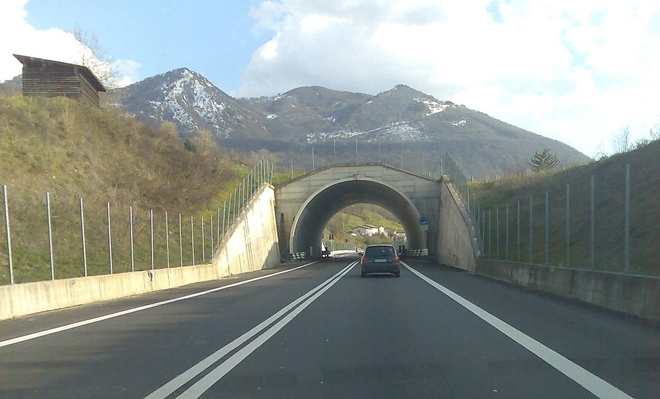
#> input picture Lane_image4.jpg, 660 x 399 px
$ jupyter execute ComplexProblem_LaneDetection.ipynb
#> lines starting #> are read from the running program, lines starting #| are printed output that depends on the picture; after the words box and inside, x2 and y2 are one past the last pixel; in counts of white or black regions, pixels touching at a corner belong together; pictures that were not available may be replaced by others from this repository, and a replacement may not be noted
[cell 1]
#importing required libraries.
import cv2
import numpy as np
import matplotlib.pyplot as plt

[cell 2]
#step1:function for canny edge detection
def canny(image):
    #converting image from RGB to grayscale.
    gray = cv2.cvtColor(image, cv2.COLOR_RGB2GRAY)
    #applying gaussianblur on the input.
    blur = cv2.GaussianBlur(gray, (5,5), 0)
    #applying canny edge detection on the input.
    canny = cv2.Canny(blur, 50, 150)
    return canny

[cell 3]
#step2:getting the region of interest from the input.
def roi(image):
    height = image.shape[0]
    polygons= np.array([[(100, height), (700, height), (380, 260)]])
    mask = np.zeros_like(image)
    cv2.fillPoly(mask, polygons, 255)
    masked_image = cv2.bitwise_and(image, mask)
    return masked_image

[cell 4]
#step3:getting straight lines
def display_lines(image, lines):
    line_image = np.zeros_like(image)
    if lines is not None:
        for line in lines:
            x1, y1, x2, y2 = line.reshape(4)
            cv2.line(line_image, (x1, y1), (x2, y2), (0,0,255), 3)
    return line_image

[cell 5]
#step4:a fuction that returns all the coordinates
def make_coordinates(image, line_parameters):
    slope, intercept = line_parameters
    y1 = image.shape[0]
    y2 = int(y1*(3.5/5))
    x1 = int((y1 - intercept)/slope)
    x2 = int((y2 - intercept)/slope)
    return np.array([x1, y1, x2, y2])

[cell 6]
#step5:function for getting smooth lines in the output.
def average_slope_intercept(image, lines):
    left_fit = []
    right_fit = []
    for line in lines:
        x1, y1, x2, y2 = line.reshape(4)
        parameters = np.polyfit((x1, x2), (y1, y2), 1)
        slope = parameters[0]
        intercept = parameters[1]
        if slope < 0:
            left_fit.append((slope, intercept))
        else:
            right_fit.append((slope, intercept))


    # Ensure that list are not empty
    if len(right_fit) == len(left_fit) == 0:
        return np.array([])
    if len(left_fit) == 0:
        right_fit_avg = np.average(right_fit, axis=0)
        right_line = make_coordinates(image, right_fit_avg)
        return np.array([right_line])
    elif len(right_fit) == 0:
        left_fit_avg = np.average(left_fit, axis=0)
        left_line = make_coordinates(image, left_fit_avg)
        return np.array([left_line])

    left_fit_avg = np.average(left_fit, axis=0)
    right_fit_avg = np.average(right_fit, axis=0)
    left_line = make_coordinates(image, left_fit_avg)
    right_line = make_coordinates(image, right_fit_avg)
    return np.array([left_line, right_line])

[cell 7]
#script for applying lane detection on images
image = cv2.imread('Lane_image4.jpg')
#> image is the input picture: shape (399, 660, 3); mean B, G, R 143.1, 147.5, 140.4
lane_image = np.copy(image)
canny_image = canny(lane_image)
#> in canny, `gray = cv2.cvtColor(image, cv2.COLOR_RGB2GRAY)`:
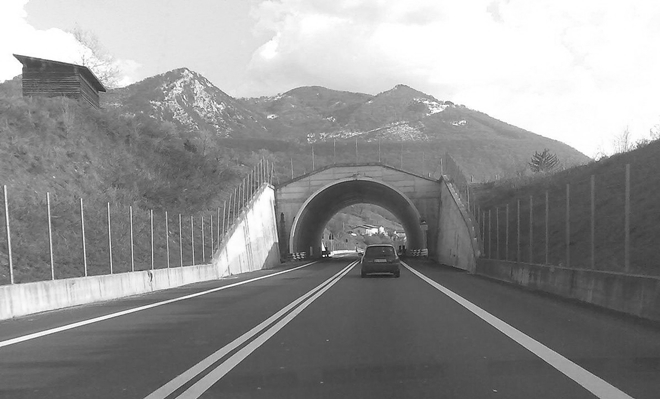
#> gray: shape (399, 660); min 18, max 255, mean 145.4
#> in canny, `canny = cv2.Canny(blur, 50, 150)`:
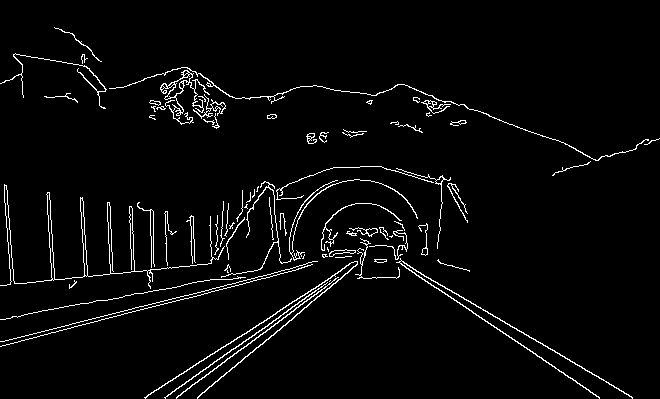
#> canny: shape (399, 660); 3.4% white in thin lines or dots

cropped_image = roi(canny_image)
#> in roi, `cv2.fillPoly(mask, polygons, 255)`: mask: shape (399, 660); 15.7% white; 1 white region, box (x1, y1, x2, y2) and area: (102, 260, 660, 399) 41231
#> in roi, `masked_image = cv2.bitwise_and(image, mask)`:
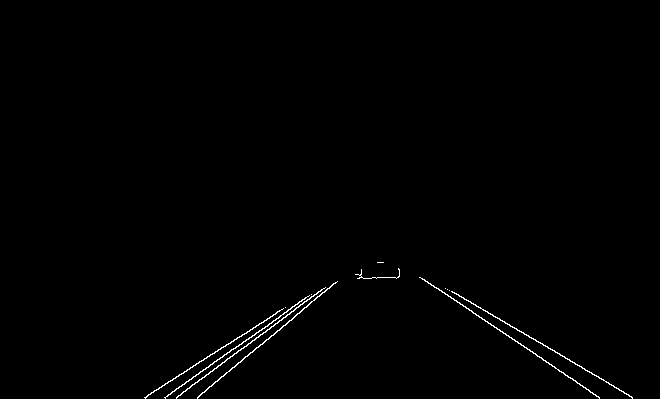
#> masked_image: shape (399, 660); 0.63% white in thin lines or dots, all inside (x1, y1, x2, y2) = (144, 262, 633, 399)
lines = cv2.HoughLinesP(cropped_image, 2, np.pi/180, 100, np.array([]), minLineLength=40, maxLineGap=5)
#> lines = [[420, 277, 599, 398], [176, 397, 311, 296], [144, 397, 237, 337], [480, 307, 632, 398], [186, 381, 271, 323], [199, 395, 293, 318]]
averaged_lines = average_slope_intercept(lane_image, lines)
#> the loop in average_slope_intercept, `for line in lines:` made 6 passes
#> (x1, y1, x2, y2, slope, intercept) on passes 1 to 6: (420, 277, 599, 398, 0.676, -6.91), (176, 397, 311, 296, -0.748, 528.7), (144, 397, 237, 337, -0.645, 489.9), (480, 307, 632, 398, 0.599, 19.63), (186, 381, 271, 323, -0.682, 507.9), (199, 395, 293, 318, -0.819, 558)
#> after the loop in average_slope_intercept, `for line in lines:`: left_fit = [(-0.748, 528.7), (-0.645, 489.9), (-0.682, 507.9), (-0.819, 558)]; right_fit = [(0.676, -6.91), (0.599, 19.63)]
#> in average_slope_intercept, `left_fit_avg = np.average(left_fit, axis=0)`: left_fit_avg = [-0.724, 521.1]
#> in average_slope_intercept, `right_fit_avg = np.average(right_fit, axis=0)`: right_fit_avg = [0.637, 6.36]
#> in make_coordinates, `slope, intercept = line_parameters`: slope = -0.724; intercept = 521.1
#> in make_coordinates, `x1 = int((y1 - intercept)/slope)`: x1 = 168
#> in make_coordinates, `x2 = int((y2 - intercept)/slope)`: x2 = 334
#> in average_slope_intercept, `left_line = make_coordinates(image, left_fit_avg)`: left_line = [168, 399, 334, 279]
#> in average_slope_intercept, `right_line = make_coordinates(image, right_fit_avg)`: right_line = [616, 399, 427, 279]
#> averaged_lines = [[168, 399, 334, 279], [616, 399, 427, 279]]

line_image = display_lines(lane_image, averaged_lines)
#> the loop in display_lines, `for line in lines:` made 2 passes
combine_image = cv2.addWeighted(lane_image, 0.8, line_image, 1, 1)
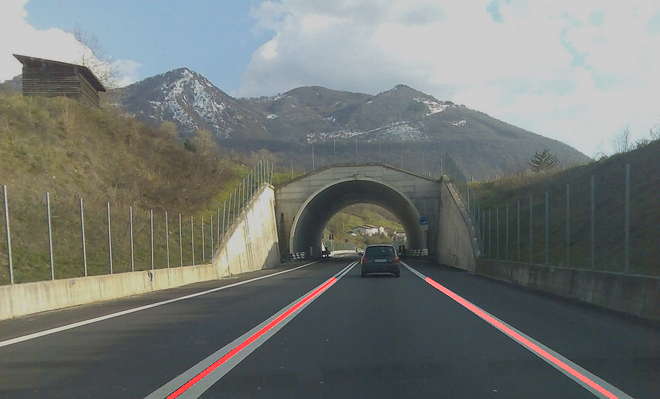
#> combine_image: shape (399, 660, 3); mean B, G, R 115.5, 119, 114.6
cv2.imshow("Result", combine_image)
cv2.waitKey(0)

plt.imshow(canny_image)
plt.show()

[cell 8]
#script for applying lane detection on images.

Video = cv2.VideoCapture("solidYellowLeft.mp4")
while(Video.isOpened()):
    _, frame = Video.read()
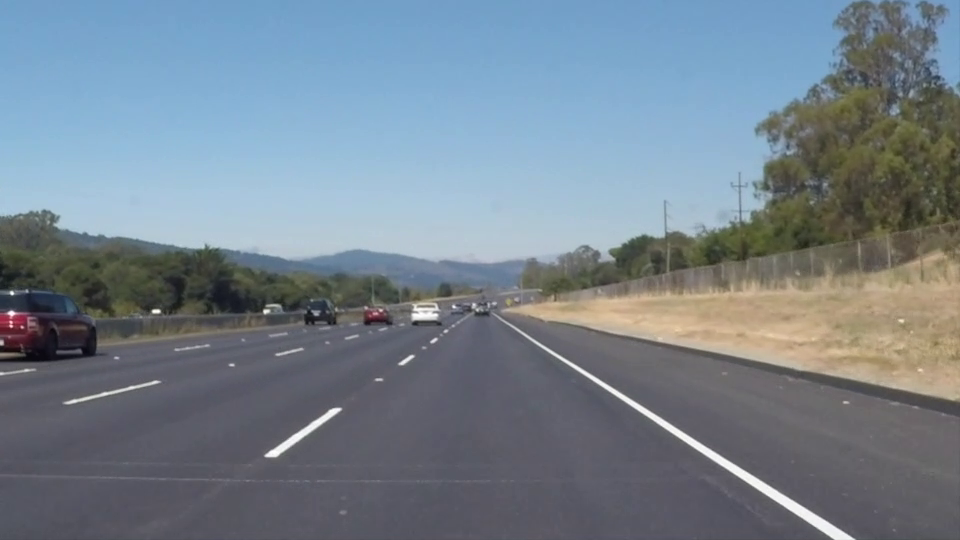
#> input picture frame 22 of solidWhiteRight.mp4, 960 x 540 px, given in place of solidYellowLeft.mp4, which was not available
#> frame is the input picture: shape (540, 960, 3); mean B, G, R 141.9, 130.7, 117.7
    canny_image = canny(frame)
#> in canny (call 2), `gray = cv2.cvtColor(image, cv2.COLOR_RGB2GRAY)`:
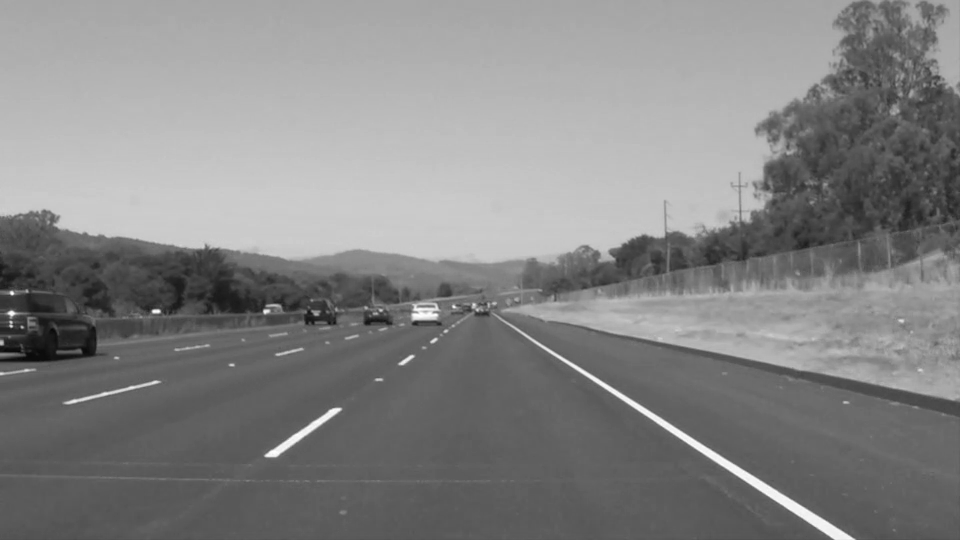
#> gray: shape (540, 960); min 6, max 255, mean 132.6
#> in canny (call 2), `canny = cv2.Canny(blur, 50, 150)`:
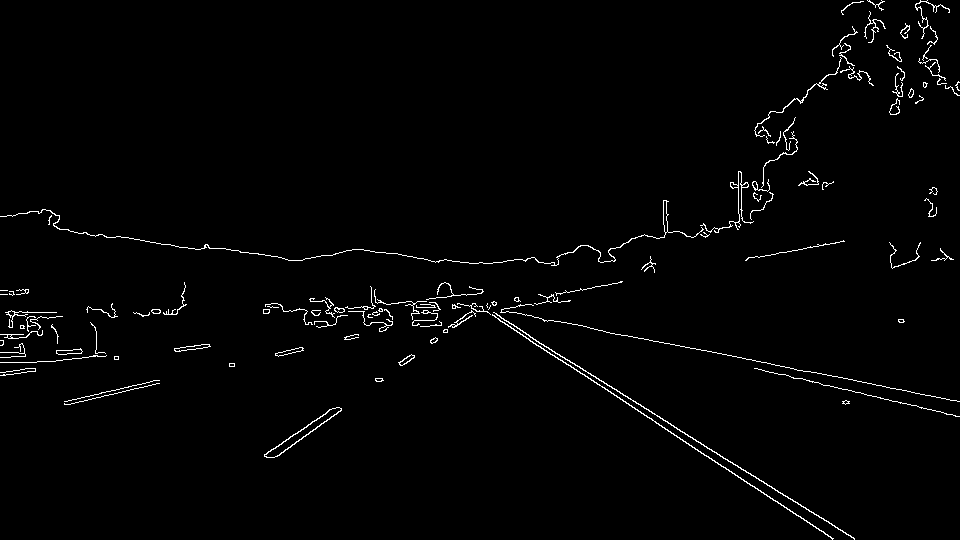
#> canny: shape (540, 960); 1.6% white in thin lines or dots
    cropped_image = roi(canny_image)
#> in roi (call 2), `cv2.fillPoly(mask, polygons, 255)`:
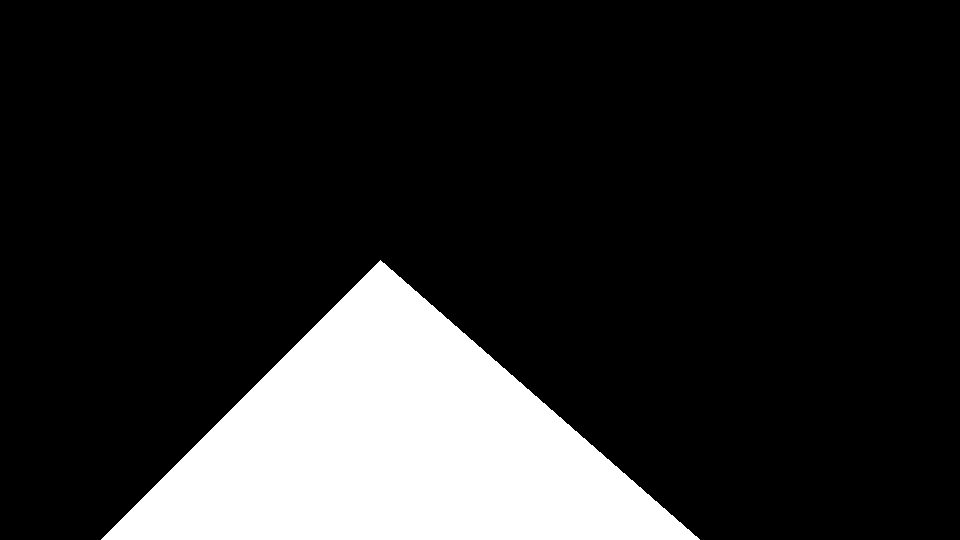
#> mask: shape (540, 960); 16.2% white; 1 white region, box (x1, y1, x2, y2) and area: (101, 260, 700, 540) 84020
#> in roi (call 2), `masked_image = cv2.bitwise_and(image, mask)`:
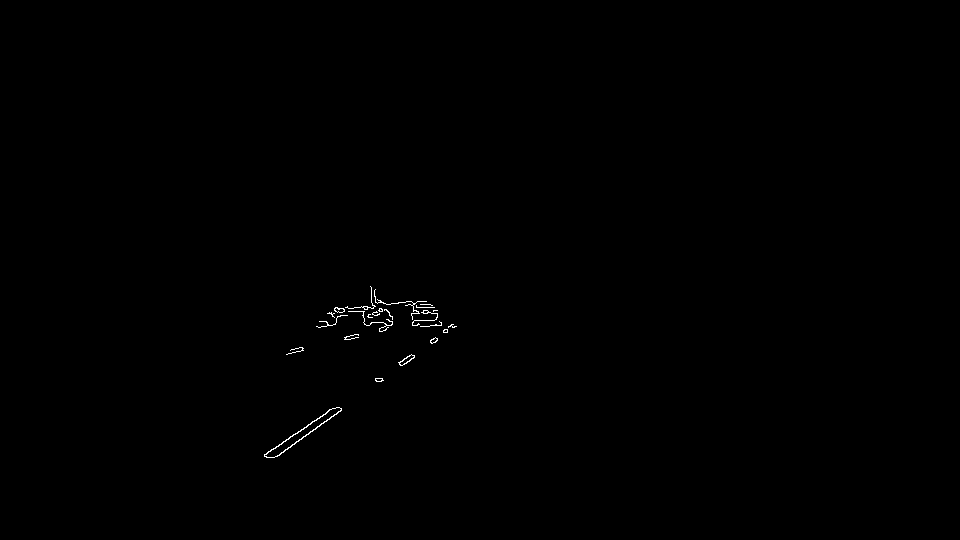
#> masked_image: shape (540, 960); 0.19% white in thin lines or dots, all inside (x1, y1, x2, y2) = (264, 286, 457, 458)
    lines = cv2.HoughLinesP(cropped_image, 2, np.pi/180, 100, np.array([]), minLineLength=40, maxLineGap=5)
#> lines = [[283, 441, 332, 408], [274, 457, 341, 409], [264, 455, 326, 413]]
    averaged_lines = average_slope_intercept(frame, lines)
#> the loop in average_slope_intercept (call 2), `for line in lines:` made 3 passes
#> (x1, y1, x2, y2, slope, intercept) on passes 1 to 3: (283, 441, 332, 408, -0.673, 631.6), (274, 457, 341, 409, -0.716, 653.3), (264, 455, 326, 413, -0.677, 633.8)
#> averaged_lines = [[144, 540, 379, 378]]
    line_image = display_lines(frame, averaged_lines)
#> the loop in display_lines (call 2), `for line in lines:` made 1 pass
    combine_image = cv2.addWeighted(frame, 0.8, line_image, 1, 1)
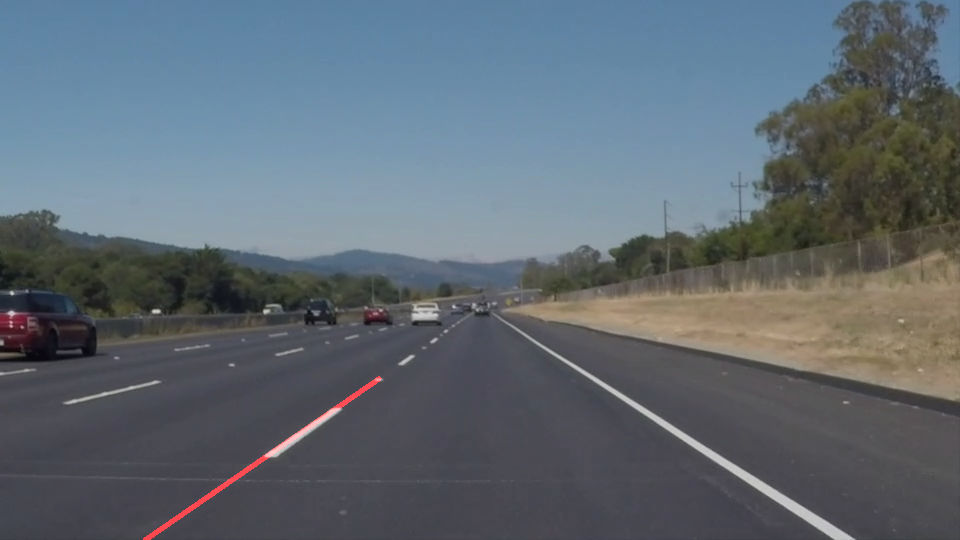
#> combine_image: shape (540, 960, 3); mean B, G, R 114.6, 105.5, 95.6
    cv2.imshow("Result", combine_image)
    if cv2.waitKey(1) & 0xFF == ord('q'):
#> (key q is pressed here)
        break
    else:
        continue
Video.release()
cv2.destroyAllWindows()
